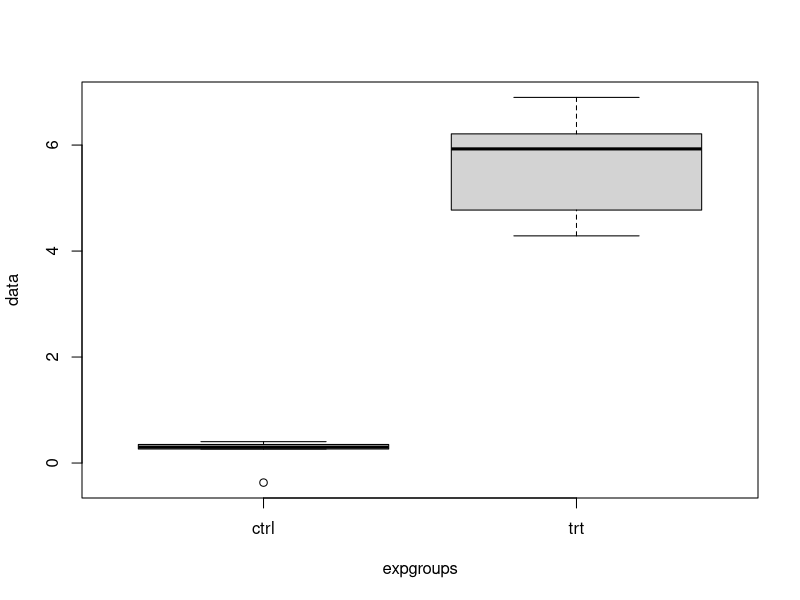
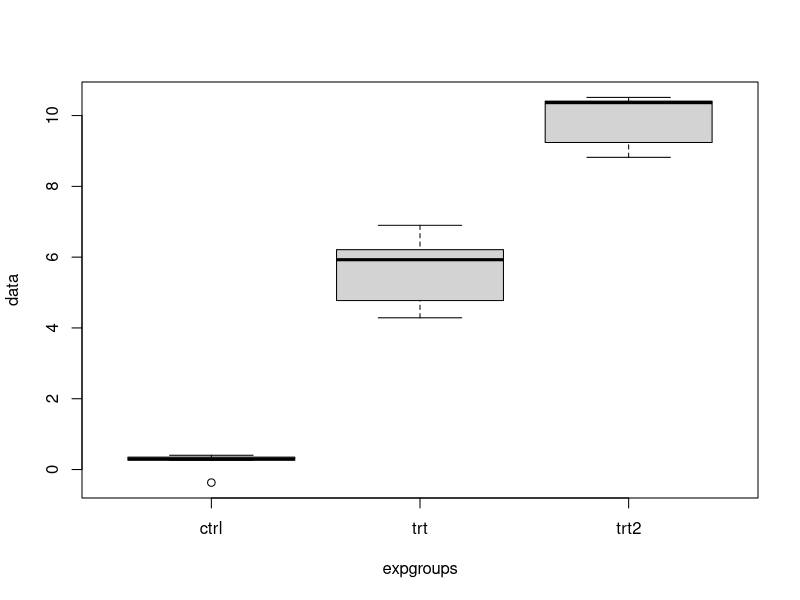
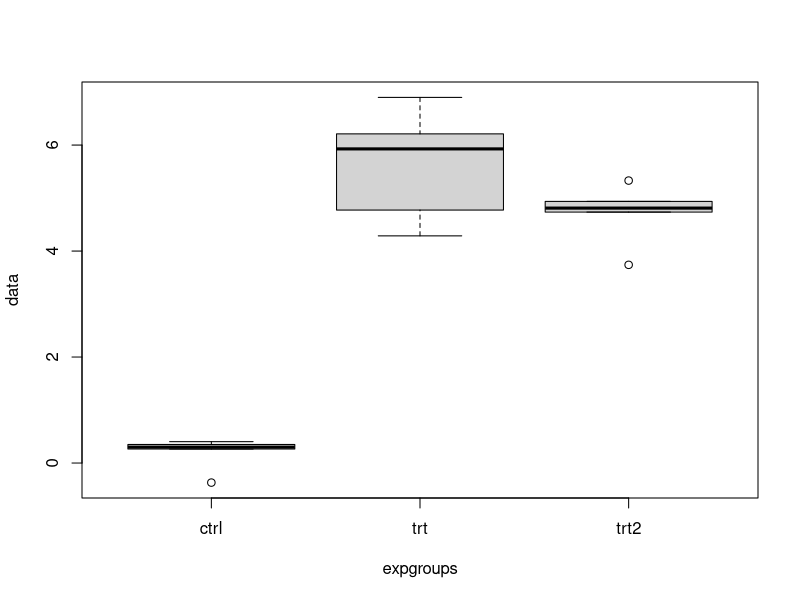
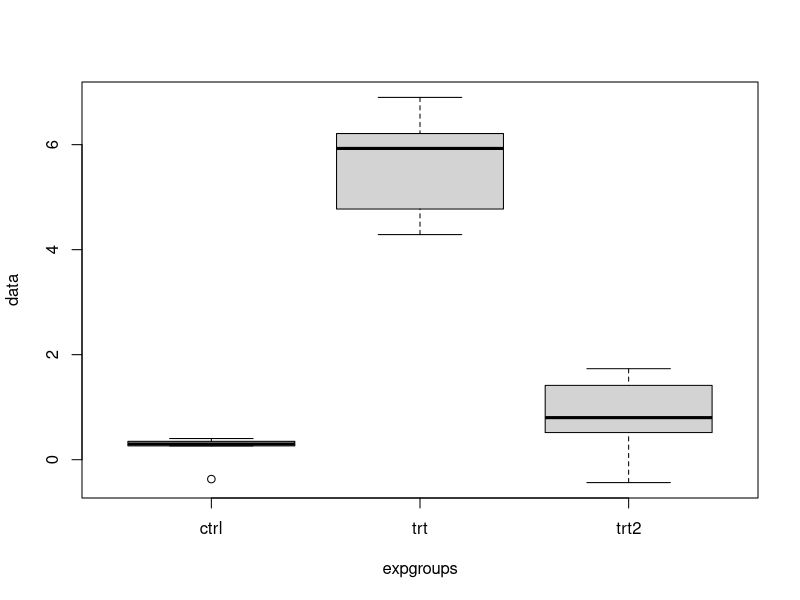
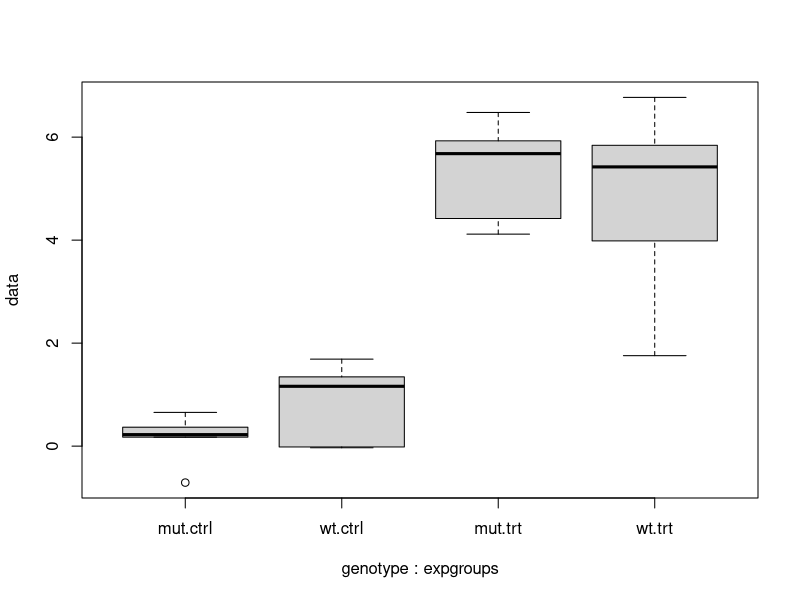
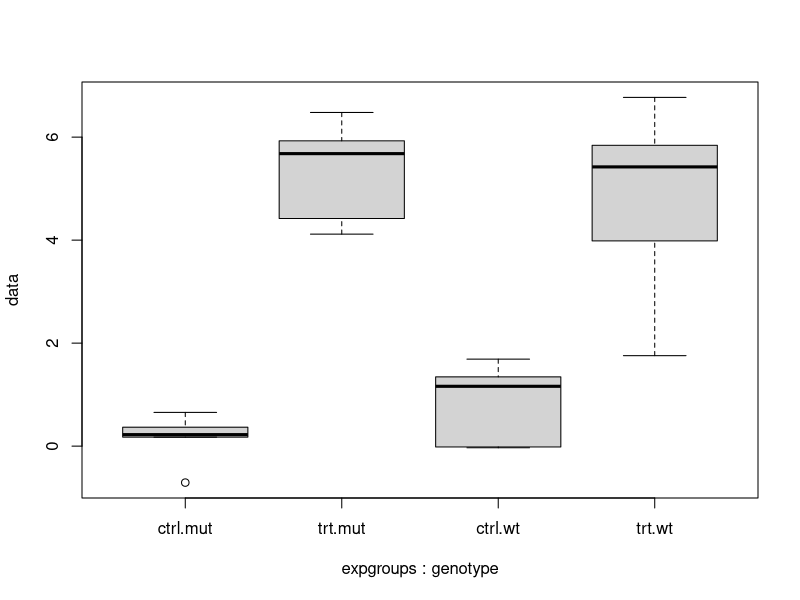
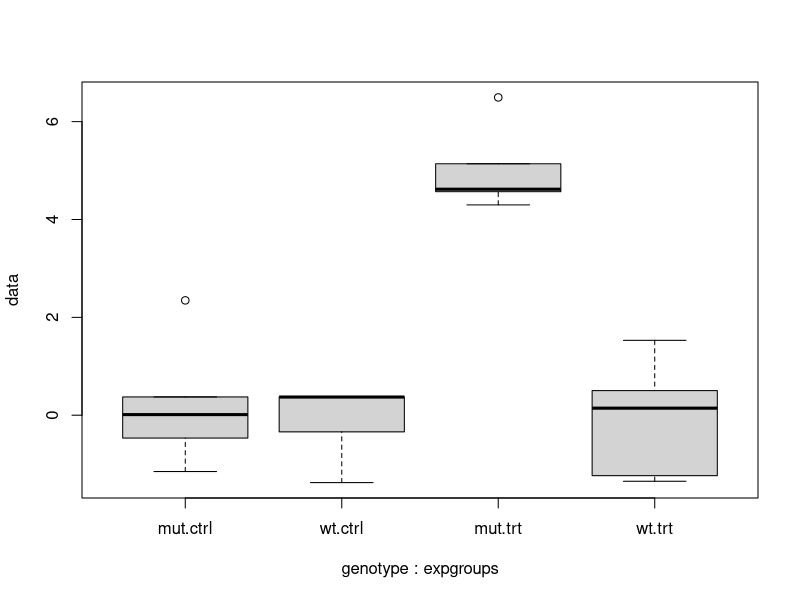
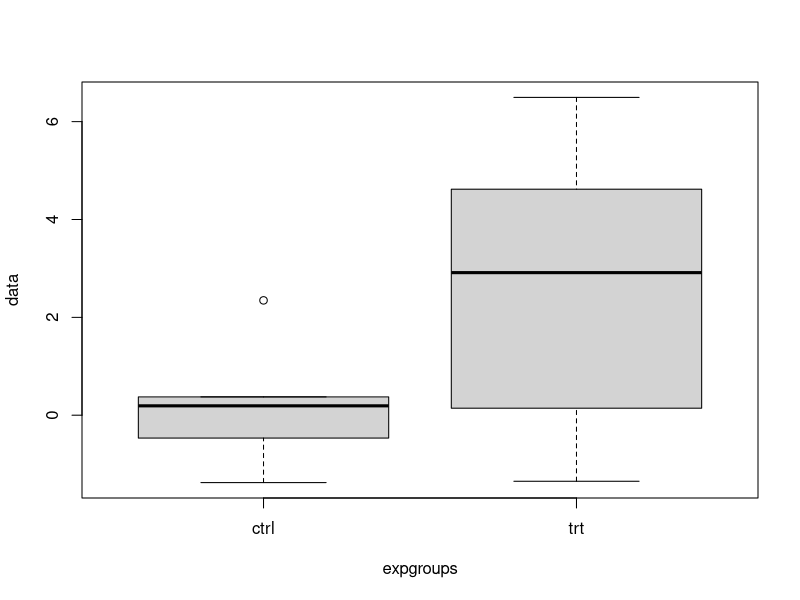

Recreate these plots in R, in order.
## ---- chunk 1
ctrl=rnorm(5)
## ---- chunk 2
trt = rnorm(5, mean=5)
## ---- chunk 3
data = c(ctrl,trt)
## ---- chunk 4
expgroups = factor(rep(c("ctrl", "trt"), each=5))
## ---- chunk 5
boxplot(data ~ expgroups)
## ---- chunk 6
aov(data~expgroups)
summary(aov(data~expgroups))  # same as `summary.aov()`
                              # both expect a class 'aov' as the argument
## ---- chunk 7
datalm = lm(data ~ expgroups) # linear model of the data as explained by expgroups
                              # expgroups is the independent variable
                              # data is the dependent variable

summary(datalm)               # same as `summary.lm()`
                              # expects a class 'lm' as the argument
## ---- chunk 8
anova(datalm) # same as summary(aov(data ~ expgroups))
## ---- chunk 9
trt2= rnorm(5,mean=10) # same number of samples, but mean differs
## ---- chunk 10
data = c(ctrl,trt,trt2)
expgroups = factor(rep(c("ctrl", "trt", "trt2"), each=5))
boxplot(data ~ expgroups)
## ---- chunk 11
datalm = lm(data ~ expgroups)
summary(datalm)
## ---- chunk 12
summary(aov(data ~ expgroups))
## ---- chunk 13
TukeyHSD(aov(data ~ expgroups))
## ---- chunk 14
anova(datalm)
## ---- chunk 15
trt2= rnorm(5,mean=5)
data = c(ctrl,trt,trt2)
expgroups = factor(rep(c("ctrl", "trt","trt2"), each=5))
datalm = lm(data ~ expgroups)
boxplot(data ~ expgroups)
## ---- chunk 16
summary(datalm)
## ---- chunk 17
summary(aov(data~expgroups))
## ---- chunk 18
TukeyHSD(aov(data~expgroups))
## ---- chunk 19
trt2= rnorm(5,mean=0)
data = c(ctrl,trt,trt2)
expgroups = factor(rep(c("ctrl", "trt","trt2"), each=5))
datalm = lm(data ~ expgroups)
boxplot(data~expgroups)
## ---- chunk 20
summary(datalm)
## ---- chunk 21
summary(aov(data~expgroups))
## ---- chunk 22
TukeyHSD(aov(data~expgroups))
## ---- chunk 23
wtctrl = rnorm(5,mean=0)
wttrt = rnorm(5,mean=5)

mutctrl = rnorm(5,mean=0)
muttrt = rnorm(5,mean=5)

data = c(wtctrl,wttrt,mutctrl,muttrt)
## ---- chunk 24
expgroups = factor(rep(c("ctrl", "trt","ctrl", "trt"), each=5))
genotype = factor(rep(c("wt", "mut"), each=10))
## ---- chunk 25
boxplot(data ~ genotype + expgroups)
## ---- chunk 26
datalm = lm(data ~ genotype + expgroups)
summary(datalm)
## ---- chunk 27
summary(aov(data ~ genotype + expgroups))
## ---- chunk 28
boxplot(data ~ expgroups + genotype)
## ---- chunk 29
datalm = lm(data ~ genotype * expgroups)
summary(datalm)
## ---- chunk 30
TukeyHSD(aov(data ~ genotype + expgroups))
## ---- chunk 31
summary(aov(data ~ genotype * expgroups))
## ---- chunk 32
TukeyHSD(aov(data ~ genotype * expgroups))
## ---- chunk 33
datalm = lm(data ~ expgroups * genotype )
summary(datalm)

## ---- chunk 34
wtctrl = rnorm(5,mean=0)
wttrt = rnorm(5,mean=0)

mutctrl = rnorm(5,mean=0)
muttrt = rnorm(5,mean=5)

data = c(wtctrl,wttrt,mutctrl,muttrt)
expgroups = factor(rep(c("ctrl", "trt","ctrl", "trt"), each=5))
genotype = factor(rep(c("wt", "mut"), each=10))

boxplot(data ~ genotype + expgroups)
## ---- chunk 35
summary(aov(data ~ expgroups))
## ---- chunk 36
summary(aov(data ~ expgroups + genotype))
## ---- chunk 37
summary(aov(data ~ genotype + expgroups))
## ---- chunk 38
TukeyHSD(aov(data ~ genotype + expgroups))
## ---- chunk 39
boxplot(data ~ expgroups)
## ---- chunk 40
boxplot(data ~ genotype)
## ---- chunk 41
datalm = lm(data ~ genotype * expgroups)
summary(datalm)
## ---- chunk 42
datalm = lm(data ~ expgroups + genotype + genotype:expgroups)
summary(datalm)
## ---- chunk 43
summary(aov(data ~ genotype * expgroups))
## ---- chunk 44
TukeyHSD(aov(data ~ genotype * expgroups))
## ---- chunk 45
genotype = relevel(genotype, "wt")
datalm = lm(data ~ expgroups * genotype)
summary(datalm)
## ---- chunk 46
summary(aov(data ~ genotype * expgroups))
## ---- chunk 47
TukeyHSD(aov(data ~ genotype * expgroups))
## ---- chunk 48
dataalm1 = lm(data ~ genotype + expgroups)

dataalm2 = lm(data ~ genotype + expgroups + genotype:expgroups)

anova(dataalm1, dataalm2)
